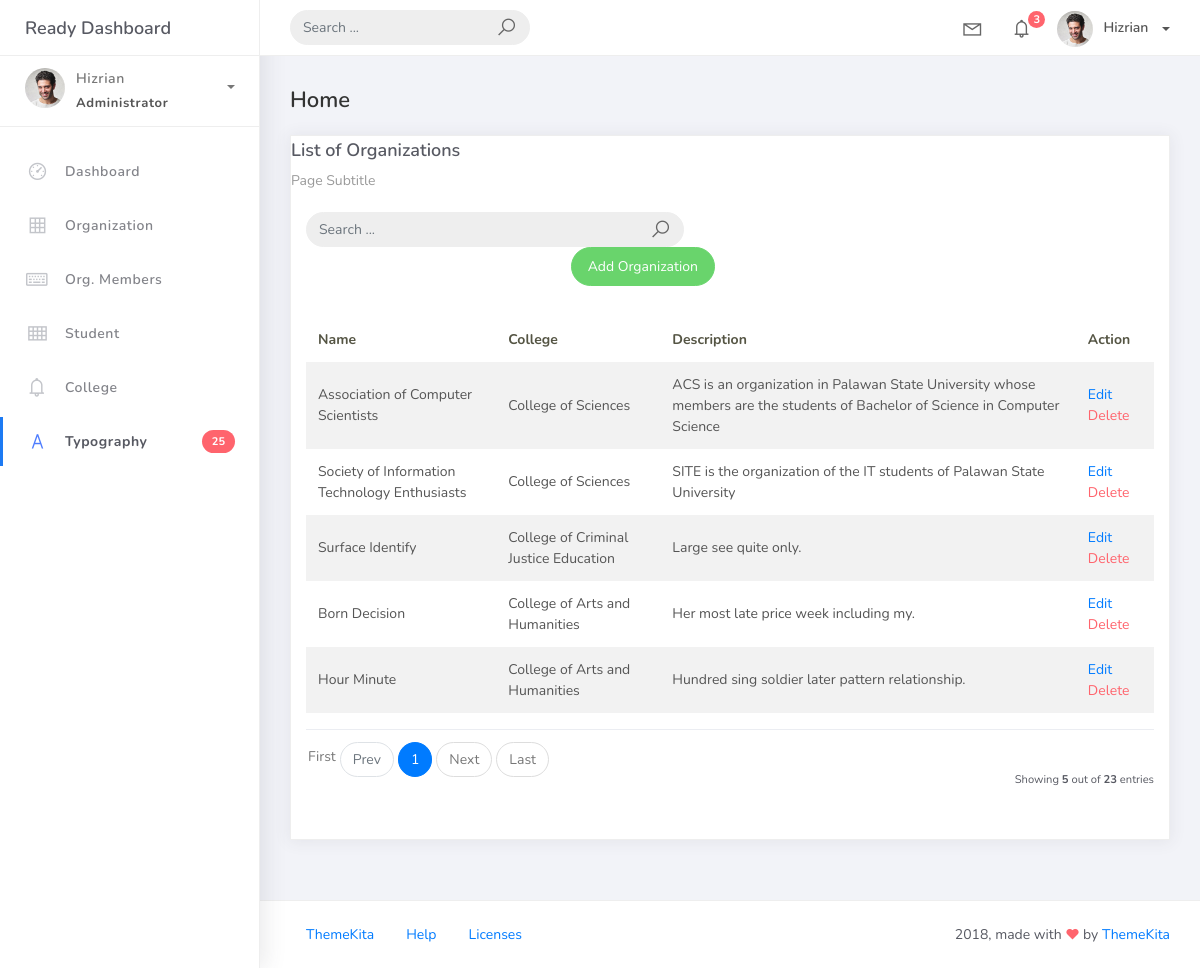
Screenshot of /organization_list with the database file from the repository.
### studentorg/models.py (models this page shows, shortened)
class BaseModel(models.Model):
    created_at = models.DateTimeField(auto_now_add=True, db_index=True)
    updated_at = models.DateTimeField(auto_now=True)
    class Meta:
        abstract = True

class Organization(BaseModel):
    name = models.CharField(max_length=250)
    college = models.ForeignKey(
        College, null=True, blank=True, on_delete=models.CASCADE)
    description = models.CharField(max_length=500)

class College(BaseModel):
    college_name = models.CharField(max_length=150)
    def __str__(self):
        return self.college_name

### studentorg/views.py (the view)
# urls.py: path('organization_list', OrganizationList.as_view(), name='organization-list'),
class OrganizationList(ListView):
    model = Organization
    context_object_name = 'organization'
    template_name = 'org_list.html'
    paginate_by = 5

### templates/org_list.html
{% extends 'base.html' %} {% load static %} {% block content %}
<div class="content">
    <div class="container-fluid">
        <h4 class="page-title">Home</h4>
        <div class="row">
            <div class="col-md-12">
                <div class="card">
                    <div class="card-reader">
                        <div class="card-title">List of Organizations</div>
                        <div class="card-category">Page Subtitle</div>
                    </div>
                    <br />
                            <div class="col-md-12 row">
                                <div class="col-md-6">
                                    <form class="navbar-left navbar-form nav-search mr-md-3" action="">
                                        <div class="input-group">
                                            <input type="text" placeholder="Search ..." class="form-control" />
                                            <div class="input-group-append">
                                                <span class="input-group-text">
                                                    <i class="la la-search search-icon"></i>
                                                </span>
                                            </div>
                                        </div>
                                    </form>
                                </div>
                            </div>
                            <div class="col-md-6">
                                <div class="pull-right">
                                    <a href="{% url 'organization-add' %}" class="btn btn-success btn-rounded">Add Organization</a>
                                </div>
                            </div>
                    <div class="card-body">
                        <table class="table table-striped mt-3">
                            <thead>
                                <tr>
                                    <th scope="col">Name</th>
                                    <th scope="col">College</th>
                                    <th scope="col">Description</th>
                                    <th scope="col">Action</th>
                                </tr>
                            </thead>
                            <tbody>
                                {% for object in object_list %}
                                <tr>
                                    <td>{{ object.name }}</td>
                                    <td>{{ object.college }}</td>
                                    <td>{{ object.description }}</td>
                                    <td>
                                        <a href="organization_list/{{ object.id }}">Edit</a>
                                        <a href="organization_list/{{ object.id }}/delete" class="text-danger">Delete</a>
                                    </td>
                                </tr>
                                {% empty %}
                                <tr>
                                    <td colspan="4" style="text-align: center">
                                        <p class="text-sm font-weight-bold mb-0">No Records Found</p>
                                    </td>
                                </tr>
                                {% endfor %}
                            </tbody>
                        </table>
                        {% include 'includes/pagination.html' %}
                    </div>
                </div>
            </div>
        </div>
    </div>
</div>
{% endblock %}

### rows the page displays
Organization: name "Association of Computer Scientists", college "College of Sciences", description "ACS is an organization in Palawan State University whose members are the students of Bachelor of Science in Computer Science"
Organization: name "Society of Information Technology Enthusiasts", college "College of Sciences", description "SITE is the organization of the IT students of Palawan State University"
Organization: name "Surface Identify", college "College of Criminal Justice Education", description "Large see quite only."
Organization: name "Born Decision", college "College of Arts and Humanities", description "Her most late price week including my."
Organization: name "Hour Minute", college "College of Arts and Humanities", description "Hundred sing soldier later pattern relationship."

### other values shown
{{ page_num }} "1"
{{ object_list.count }} "5"
{{ paginator.count }} "23"
